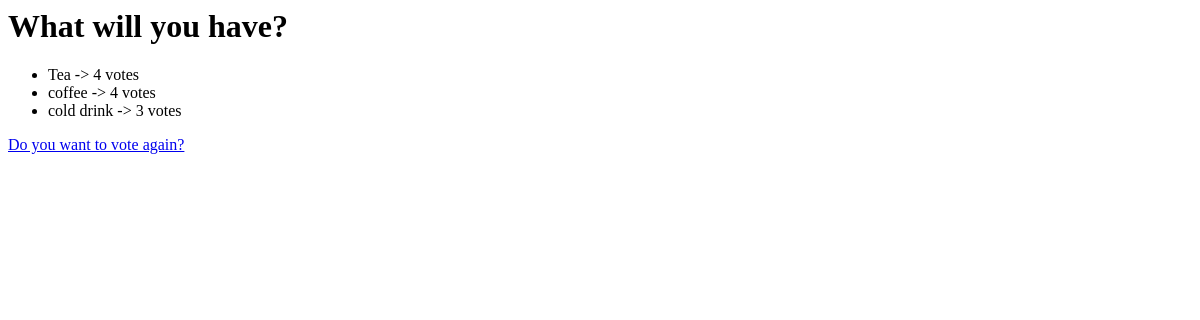
Before: /polls/3/results with the older database file.
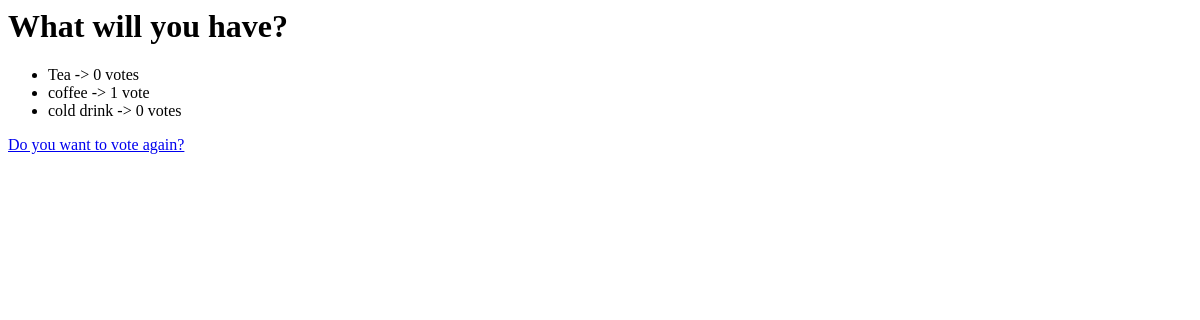
After: the same page with the newer database file.
### polls/models.py (models this page shows, shortened)
class Question(models.Model):
    question_text = models.CharField(max_length=200)
    pub_date = models.DateTimeField('date published')

class Choice(models.Model):
    question = models.ForeignKey(Question, on_delete=models.CASCADE)
    choice_text = models.CharField(max_length=200)
    votes = models.IntegerField(default=0)

### polls/views.py (the view)
# urls.py: path('<int:pk>/results', views.ResultsView.as_view(), name='results'),
class ResultsView(generic.DetailView):
	model = Question
	template_name='polls/results.html'

### polls/templates/polls/results.html
<h1>{{ question.question_text }}</h1>
<ul>
{% for choice in question.choice_set.all %}
    <li>{{ choice.choice_text }} -> {{ choice.votes }} vote{{ choice.votes|pluralize }}</li>
{% endfor %}
</ul>
<a href="{% url 'polls:detail' question.id %}"> Do you want to vote again?</a>

Changed rows visible on the page:
changed Choice "Tea": votes "4" → "0"
changed Choice "coffee": votes "4" → "1"
changed Choice "cold drink": votes "3" → "0"
